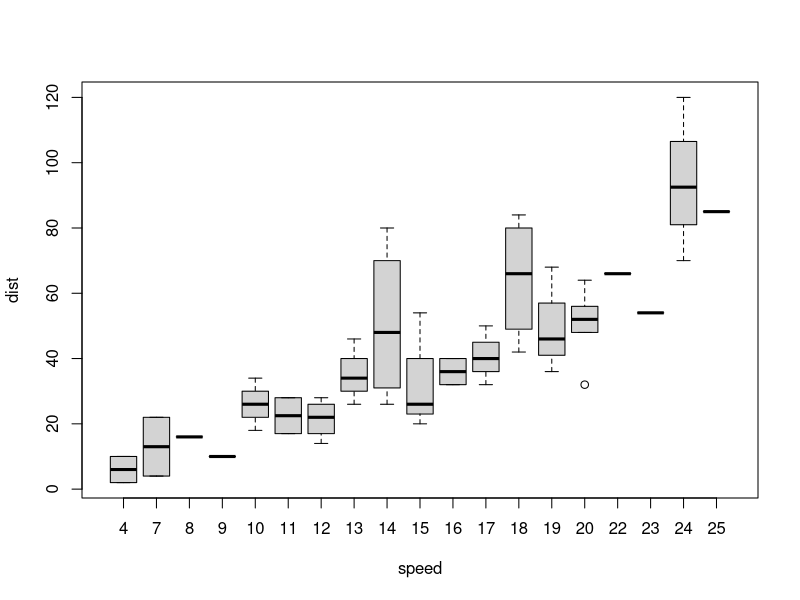

Generate this figure with R:
## ---- chunk 1
boxplot(dist~speed, cars)
